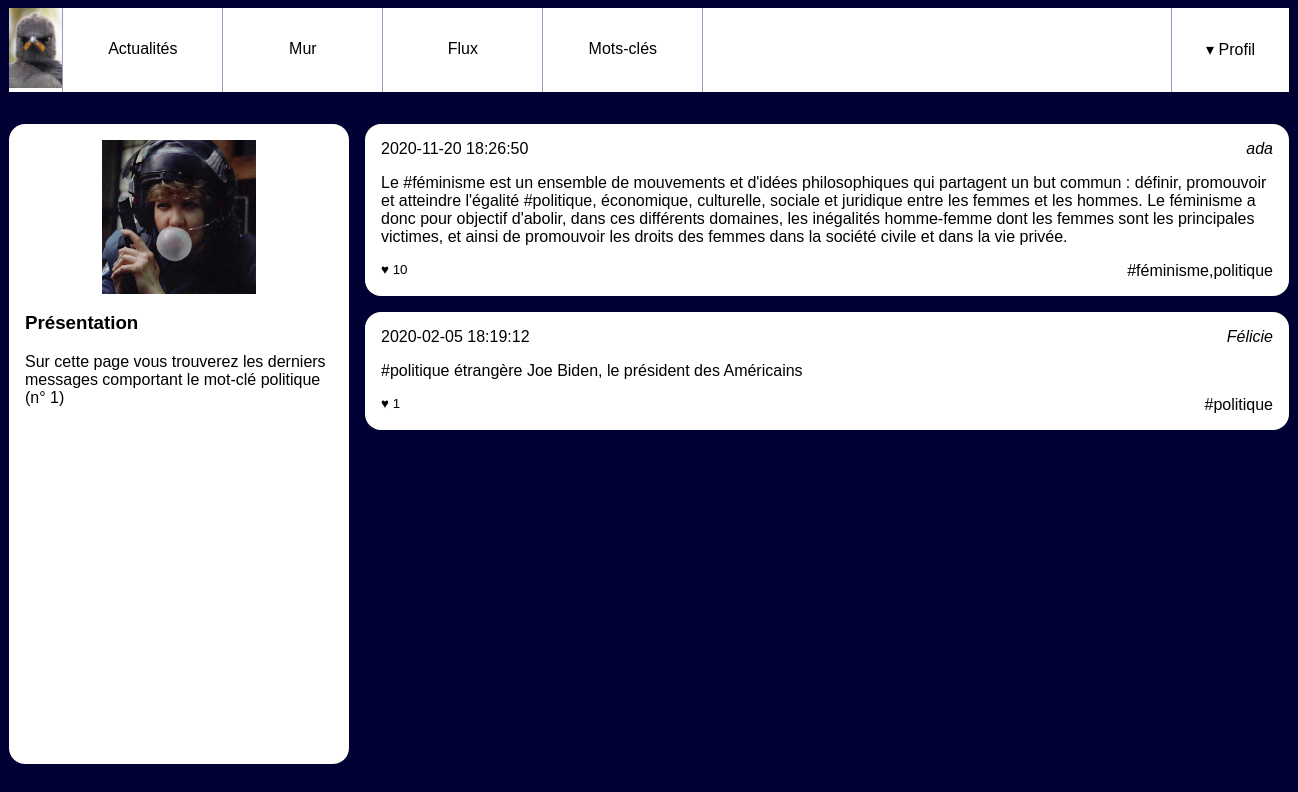
Page /pages/tags.php?tag_id=1 on the committed database.
### tables this page shows
CREATE TABLE `tags` (
  `id` int(10) UNSIGNED NOT NULL,
  `label` varchar(255) NOT NULL
);

CREATE TABLE `users` (
  `id` int(10) UNSIGNED NOT NULL,
  `email` varchar(255) NOT NULL,
  `password` varchar(255) NOT NULL,
  `alias` varchar(255) NOT NULL
);

### pages/tags.php (the view, shortened to what this page needs)
<?php
require 'header.php';
?>
        <div id="wrapper">
            <?php
            $tagId = $_GET['tag_id'];
            ?>
            <?php
            $mysqli = new mysqli("localhost", "root", "root", "socialnetwork");
            ?>
            <aside>
                <?php
                $laQuestionEnSql = "SELECT * FROM `tags` WHERE id=" . intval($tagId);
                $lesInformations = $mysqli->query($laQuestionEnSql);
                $tag = $lesInformations->fetch_assoc();
                ?>
                <img src="user.jpg" alt="Portrait de l'utilisatrice"/>
                <section>
                    <h3>Présentation</h3>
                    <p>Sur cette page vous trouverez les derniers messages comportant
                        le mot-clé <?php echo $tag['label'] ?>
                        (n° <?php echo $_GET['tag_id'] ?>)
                    </p>
                </section>
            </aside>
            <main>
                <?php
                $laQuestionEnSql = "SELECT `posts`.`content`,"
                        . "`posts`.`created`,"
                        . "`users`.`alias` as author_name,  "
                        . "`users`.`id` as author_id,  "
                        . "count(`likes`.`id`) as like_number,  "
                        . "GROUP_CONCAT(DISTINCT `tags`.`label`) AS taglist "
                        . "FROM `posts_tags` as filter "
                        . "JOIN `posts` ON `posts`.`id`=filter.`post_id`"
                        . "JOIN `users` ON `users`.`id`=`posts`.`user_id`"
                        . "LEFT JOIN `posts_tags` ON `posts`.`id` = `posts_tags`.`post_id`  "
                        . "LEFT JOIN `tags`       ON `posts_tags`.`tag_id`  = `tags`.`id` "
                        . "LEFT JOIN `likes`      ON `likes`.`post_id`  = `posts`.`id` "
                        . "WHERE filter.`tag_id`='" . intval($tagId) . "' "
                        . "GROUP BY `posts`.`id`"
                        . "ORDER BY `posts`.`created` DESC  "
                ;
                $lesInformations = $mysqli->query($laQuestionEnSql);
                while ($post = $lesInformations->fetch_assoc())
                {
                    ?>
                    <article>
                        <h3>
                            <time datetime='2020-02-01 11:12:13' ><?php echo $post['created'] ?></time>
                        </h3>
                        <address><nav>
                        <a href="wall.php?user_id=<?php echo $post['author_id'] ?>"><?php echo $post['author_name'] ?></a>
                    </nav></address>
                        <div>
                            <p><?php echo $post['content'] ?></p>
                        </div>
                        <footer>
                            <small>♥ <?php echo $post['like_number'] ?></small>
                            <a href="">#<?php echo $post['taglist'] ?></a>
                        </footer>
                    </article>
                <?php } ?>
            </main>
        </div>
    </body>
</html>

### pages/style.css (style rules this page uses)
body { background-color: #003; font-family: Arial; }
a { text-decoration: none; color: black; }
#wrapper { display: flex; width: 80em; margin: 0 auto 2em auto; }
#wrapper aside { background-color: #fff; flex: 1; padding: 1em; border-radius: 1em; }
#wrapper aside img { display: block; width: 50%; margin: auto; }
#wrapper main { flex: 3; padding-left: 1em; height: 80vh; overflow-y: scroll; }
#wrapper main article { background-color: #fff; padding: 1em; margin-bottom: 1em; border-radius: 1em; }
#wrapper main article h3 { margin: 0; padding: 0; font-weight: normal; font-size: 1em; }
#wrapper main article time { float: left; }
#wrapper main article address { text-align: right; margin-bottom: 1em; }
#wrapper main article p { margin: 0; }
#wrapper main article footer { margin-top: 1em; text-align: right; }
#wrapper main article footer small { float: left; }

### rows in the picture
tags: label "politique"
users: created "2020-11-20 18:26:50", alias "ada", content "Le #féminisme est un ensemble de mouvements et d'idées philosophiques qui partagent un but commun : définir, promouvoir et atteindre l'égalité #politique, économique, culturelle, sociale et juridique entre les femmes et les hommes. Le féminisme a donc pour objectif d'abolir, dans ces différents domaines, les inégalités homme-femme dont les femmes sont les principales victimes, et ainsi de promouvoir les droits des femmes dans la société civile et dans la vie privée.", like_number "10", taglist "féminisme,politique"
users: created "2020-02-05 18:19:12", alias "Félicie", content "#politique étrangère Joe Biden, le président des Américains", like_number "1", taglist "politique"

### other values in the picture
$_GET['tag_id'] "1"
